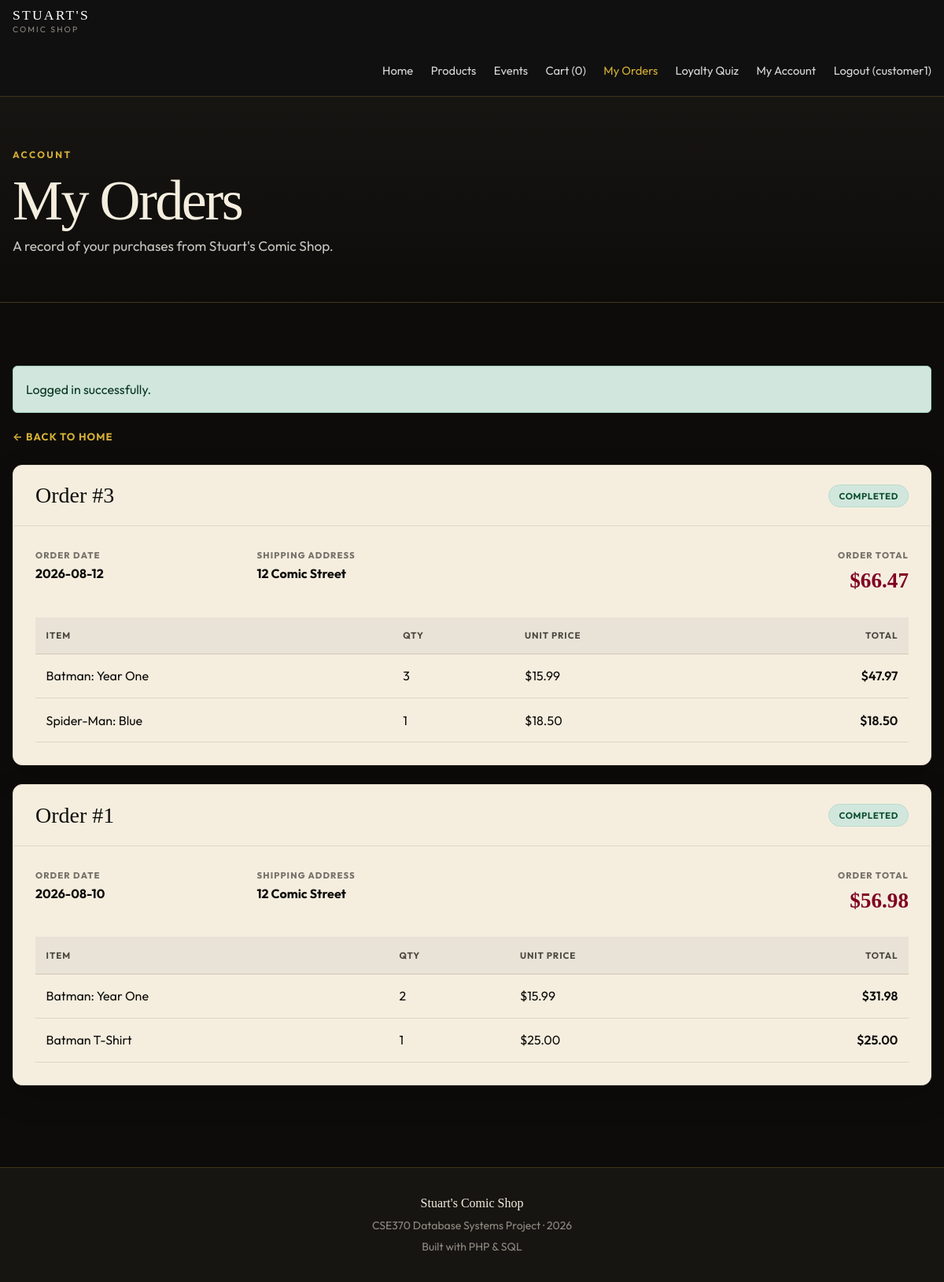
The page /customer/order-history.php (signed in) on the database its author committed.
### tables this page shows
CREATE TABLE Orders (
    Order_id INT PRIMARY KEY AUTO_INCREMENT,
    user_id INT NOT NULL,
    Date DATE NOT NULL DEFAULT (CURRENT_DATE),
    Status VARCHAR(30) NOT NULL DEFAULT 'PENDING',
    Shipping_address VARCHAR(255) NOT NULL,
    CONSTRAINT fk_orders_customer
        FOREIGN KEY (user_id) REFERENCES Customer(user_id)
        ON DELETE RESTRICT
);

CREATE TABLE Order_Items (
    Order_id INT NOT NULL,
    item_no INT NOT NULL,
    product_id INT NOT NULL,
    quantity INT NOT NULL DEFAULT 1 CHECK (quantity > 0),
    unit_price DECIMAL(10,2) NOT NULL,
    PRIMARY KEY (Order_id, item_no),
    CONSTRAINT fk_order_items_order
        FOREIGN KEY (Order_id) REFERENCES Orders(Order_id)
        ON DELETE CASCADE,
    CONSTRAINT fk_order_items_product
        FOREIGN KEY (product_id) REFERENCES Products(product_id)
        ON DELETE RESTRICT
);

CREATE TABLE Products (
    product_id INT PRIMARY KEY AUTO_INCREMENT,
    name VARCHAR(150) NOT NULL,
    price DECIMAL(10,2) NOT NULL CHECK (price >= 0),
    stock INT NOT NULL DEFAULT 0 CHECK (stock >= 0),
    category_id INT NULL,
    CONSTRAINT fk_products_category
        FOREIGN KEY (category_id) REFERENCES Categories(category_id)
        ON DELETE SET NULL
);

### customer/order-history.php (the view, shortened to what this page needs)
<?php
include __DIR__ . "/../config/db.php";
$user_id = $_SESSION['user_id'];
$orders_sql = "SELECT
                    o.Order_id,
                    o.Date,
                    o.Status,
                    o.Shipping_address,
                    SUM(oi.quantity * oi.unit_price) AS order_total
                FROM Orders o
                JOIN Order_Items oi
                    ON o.Order_id = oi.Order_id
                WHERE o.user_id = ?
                GROUP BY
                    o.Order_id,
                    o.Date,
                    o.Status,
                    o.Shipping_address
                ORDER BY o.Date DESC";
$orders_statement = mysqli_prepare($conn, $orders_sql);
mysqli_stmt_bind_param($orders_statement, "i", $user_id);
mysqli_stmt_execute($orders_statement);
$orders_result = mysqli_stmt_get_result($orders_statement);
$items_sql = "SELECT
                    p.name,
                    oi.quantity,
                    oi.unit_price,
                    (oi.quantity * oi.unit_price) AS line_total
                FROM Order_Items oi
                JOIN Products p
                    ON oi.product_id = p.product_id
                WHERE oi.Order_id = ?
                ORDER BY oi.item_no";
?>
<!doctype html>
<html lang="en">
<head>
    <link href="https://cdn.jsdelivr.net/npm/bootstrap@5.3.3/dist/css/bootstrap.min.css" rel="stylesheet">
    <link href="../assets/css/style.css" rel="stylesheet">
</head>
<body>
<div class="site-shell">
    <nav class="navbar navbar-expand-lg site-nav" data-bs-theme="dark">
        <div class="content-width">
            <a class="navbar-brand brand-lockup" href="../index.php">
                <span class="brand-main">STUART'S</span>
                <span class="brand-sub">Comic Shop</span>
            </a>
            <div class="collapse navbar-collapse" id="mainNavigation">
                <div class="navbar-nav ms-auto">
                    <a class="nav-link" href="../index.php">Home</a>
                    <a class="nav-link" href="../products.php">Products</a>
                    <a class="nav-link" href="../events.php">Events</a>
                    <?php if (isset($_SESSION['user_id'])): ?>
                        <?php if ($_SESSION['role'] === 'admin'): ?>
                            <a class="nav-link" href="../admin/dashboard.php">Admin</a>
                        <?php else: ?>
                            <a class="nav-link" href="../cart.php">Cart (<?php echo isset($_SESSION['cart']) ? count($_SESSION['cart']) : 0; ?>)</a>
                            <a class="nav-link active" href="order-history.php">My Orders</a>
                            <a class="nav-link" href="quiz.php">Loyalty Quiz</a>
                            <a class="nav-link" href="account.php">My Account</a>
                        <?php endif; ?>
                        <a class="nav-link" href="../logout.php">Logout (<?php echo htmlspecialchars(explode('@', $_SESSION['email'])[0]); ?>)</a>
                    <?php else: ?>
                        <a class="nav-link" href="../cart.php">Cart (<?php echo isset($_SESSION['cart']) ? count($_SESSION['cart']) : 0; ?>)</a>
                        <a class="nav-link" href="../login.php">Login</a>
                        <a class="nav-link" href="../register.php">Register</a>
                    <?php endif; ?>
                </div>
            </div>
        </div>
    </nav>
    <main class="site-main">
        <header class="page-header">
            <div class="content-width">
                <p class="eyebrow">Account</p>
                <h1 class="page-title">My Orders</h1>
                <p class="page-intro mb-0">A record of your purchases from Stuart's Comic Shop.</p>
            </div>
        </header>
        <section class="section-space">
            <div class="content-width">
                <?php if (isset($_SESSION['success'])): ?>
                    <div class="alert alert-success"><?php echo $_SESSION['success']; unset($_SESSION['success']); ?></div>
                <?php endif; ?>
                <a class="back-link" href="../index.php">&larr; Back to Home</a>
                <?php if (mysqli_num_rows($orders_result) === 0): ?>
                    <div class="empty-state text-center">
                        <h2 class="h4">No orders yet.</h2>
                        <p class="muted-text mb-3">Your completed purchases will appear here.</p>
                        <a class="btn btn-premium" href="../products.php">Explore Collection</a>
                    </div>
                <?php else: ?>
                    <?php while ($order = mysqli_fetch_assoc($orders_result)): ?>
                        <article class="order-card mb-4">
                            <header class="order-header">
                                <h2 class="h3 mb-0">Order #<?php echo (int) $order["Order_id"]; ?></h2>
                                <span class="status-badge status-complete"><?php echo htmlspecialchars($order["Status"]); ?></span>
                            </header>
                            <div class="order-body">
                                <div class="row g-3 mb-4">
                                    <div class="col-md-3">
                                        <span class="order-meta-label">Order Date</span>
                                        <strong><?php echo htmlspecialchars($order["Date"]); ?></strong>
                                    </div>
                                    <div class="col-md-5">
                                        <span class="order-meta-label">Shipping Address</span>
                                        <strong><?php echo htmlspecialchars($order["Shipping_address"]); ?></strong>
                                    </div>
                                    <div class="col-md-4 text-md-end">
                                        <span class="order-meta-label">Order Total</span>
                                        <span class="order-total">$<?php echo number_format((float) $order["order_total"], 2); ?></span>
                                    </div>
                                </div>
                    <div class="table-responsive">
                                    <table class="table premium-table align-middle">
                            <thead>
                                <tr>
                                                <th>Item</th>
                                                <th>Qty</th>
                                    <th>Unit Price</th>
                                                <th class="text-end">Total</th>
                                </tr>
                            </thead>
                            <tbody>
                                <?php
                                $order_id = (int) $order["Order_id"];
                                $items_statement = mysqli_prepare($conn, $items_sql);
                                mysqli_stmt_bind_param($items_statement, "i", $order_id);
                                mysqli_stmt_execute($items_statement);
                                $items_result = mysqli_stmt_get_result($items_statement);
                                ?>
                                <?php while ($item = mysqli_fetch_assoc($items_result)): ?>
                                    <tr>
                                        <td><?php echo htmlspecialchars($item["name"]); ?></td>
                                        <td><?php echo (int) $item["quantity"]; ?></td>
                                        <td>$<?php echo number_format((float) $item["unit_price"], 2); ?></td>
                                                <td class="text-end fw-semibold">$<?php echo number_format((float) $item["line_total"], 2); ?></td>
                                    </tr>
                                <?php endwhile; ?>
                            </tbody>
                        </table>
                    </div>
                            </div>
                        </article>
                    <?php endwhile; ?>
                <?php endif; ?>
            </div>
        </section>
    </main>
    <footer class="site-footer">
        <div class="content-width text-center">
            <p class="footer-brand">Stuart's Comic Shop</p>
            <p class="small mb-1">CSE370 Database Systems Project · 2026</p>
            <p class="small mb-0">Built with PHP &amp; SQL</p>
        </div>
    </footer>
</div>
</body>
</html>

### assets/css/style.css (style rules this page uses)
:root { --ink: #0d0c0a; --ink-soft: #171512; --paper: #f5eedf; --gold: #d4af37; --burgundy: #800020; --muted: #8e8a82; --white: #ffffff; --success: #2e7d32; --border-dark: rgba(212, 175, 55, 0.22); --border-light: rgba(13, 12, 10, 0.1); --font-sans: 'Outfit', -apple-system, BlinkMacSystemFont, "Segoe UI", Arial, sans-serif; --font-serif: 'Playfair Display', Georgia, serif; }
html { scroll-behavior: smooth; }
body { background: var(--ink); color: var(--paper); font-family: var(--font-sans); line-height: 1.65; }
h1, h2, h3, h4, .brand-main, .page-title { font-family: var(--font-serif); }
a { color: inherit; }
.site-shell { min-height: 100vh; display: flex; flex-direction: column; }
.site-main { flex: 1; }
.content-width { width: min(100% - 2rem, 1200px); margin-inline: auto; }
.site-nav { background: rgba(17, 17, 17, 0.98); border-bottom: 1px solid var(--border-dark); padding-block: 0.7rem; }
.brand-lockup { color: var(--white); line-height: 1; letter-spacing: 0.11em; text-decoration: none; }
.brand-main { display: block; font-size: 1.1rem; }
.brand-sub { display: block; margin-top: 0.28rem; color: var(--muted); font-size: 0.65rem; letter-spacing: 0.2em; text-transform: uppercase; }
.site-nav .nav-link { color: #d8d8d8; font-size: 0.92rem; margin-left: 1.4rem; padding-inline: 0 !important; }
.site-nav .nav-link:hover, .site-nav .nav-link.active { color: var(--gold); }
.eyebrow { color: var(--gold); font-size: 0.75rem; font-weight: 700; letter-spacing: 0.2em; margin-bottom: 0.8rem; text-transform: uppercase; }
.hero-text, .page-intro { color: #c9c7c1; font-size: 1.08rem; max-width: 680px; }
.section-space { padding: 5rem 0; }
.page-header { background: linear-gradient(180deg, var(--ink-soft), var(--ink)); border-bottom: 1px solid var(--border-dark); padding: 4rem 0 3.5rem; }
.page-title { color: var(--paper); font-size: clamp(2.6rem, 6vw, 4.8rem); letter-spacing: -0.035em; line-height: 1; }
.stock-badge, .type-badge, .status-badge { border-radius: 0.2rem; display: inline-block; font-size: 0.68rem; font-weight: 800; letter-spacing: 0.1em; padding: 0.42rem 0.62rem; text-transform: uppercase; }
.stock-in, .status-complete { background: #dce9df; color: #31503a; }
.detail-panel, .interaction-card, .review-card, .order-card, .empty-state { background: var(--paper); border: 1px solid #e5dccb; border-radius: 0.75rem; color: var(--ink); box-shadow: inset 0 1px 0 rgba(255, 255, 255, 0.6), 0 12px 35px rgba(0, 0, 0, 0.18); }
.interaction-card h2, .order-card h2 { color: var(--ink); }
.back-link { color: var(--gold); display: inline-block; font-size: 0.82rem; font-weight: 700; letter-spacing: 0.08em; margin-bottom: 1.5rem; text-decoration: none; text-transform: uppercase; }
.order-card { box-shadow: 0 14px 38px rgba(0, 0, 0, 0.2); overflow: hidden; }
.order-header { align-items: center; border-bottom: 1px solid var(--border-light); display: flex; justify-content: space-between; padding: 1.35rem 1.75rem; }
.order-body { padding: 1.75rem; }
.order-meta-label { color: #77736b; display: block; font-size: 0.7rem; font-weight: 800; letter-spacing: 0.1em; text-transform: uppercase; }
.order-total { color: var(--burgundy); font-family: Georgia, "Times New Roman", serif; font-size: 1.7rem; font-weight: 700; }
.premium-table { margin-bottom: 0; }
.premium-table thead th { background: #e9e3d7; border-bottom: 1px solid #cfc6b7; color: #4b4841; font-size: 0.72rem; letter-spacing: 0.08em; padding: 0.85rem; text-transform: uppercase; }
.premium-table td { background: var(--paper); border-color: #ddd5c8; color: var(--ink); padding: 0.9rem 0.85rem; }
.site-footer { background: var(--ink-soft); border-top: 1px solid var(--border-dark); color: var(--muted); padding: 2rem 0; }
.footer-brand { color: var(--paper); font-family: Georgia, "Times New Roman", serif; margin-bottom: 0.25rem; }
.status-badge { border-radius: 20px; display: inline-block; font-size: 0.72rem; font-weight: 700; letter-spacing: 0.05em; padding: 0.25rem 0.75rem; text-transform: uppercase; }
.status-complete { background-color: #d1e7dd; color: #0f5132; border: 1px solid #badbcc; }

### rows shown on the page
orders: Order_id "3", Status "COMPLETED", Date "2026-08-12", Shipping_address "12 Comic Street", order_total "66.47"
order_items: product.name "Batman: Year One", quantity "3", unit_price "15.99", line_total "47.97"
order_items: product.name "Spider-Man: Blue", quantity "1", unit_price "18.50", line_total "18.50"
orders: Order_id "1", Status "COMPLETED", Date "2026-08-10", Shipping_address "12 Comic Street", order_total "56.98"
order_items: product.name "Batman: Year One", quantity "2", unit_price "15.99", line_total "31.98"
order_items: product.name "Batman T-Shirt", quantity "1", unit_price "25.00", line_total "25.00"

### other values the page prints
explode('@', $_SESSION['email'])[0] "customer1"
$_SESSION['success'] "Logged in successfully."
